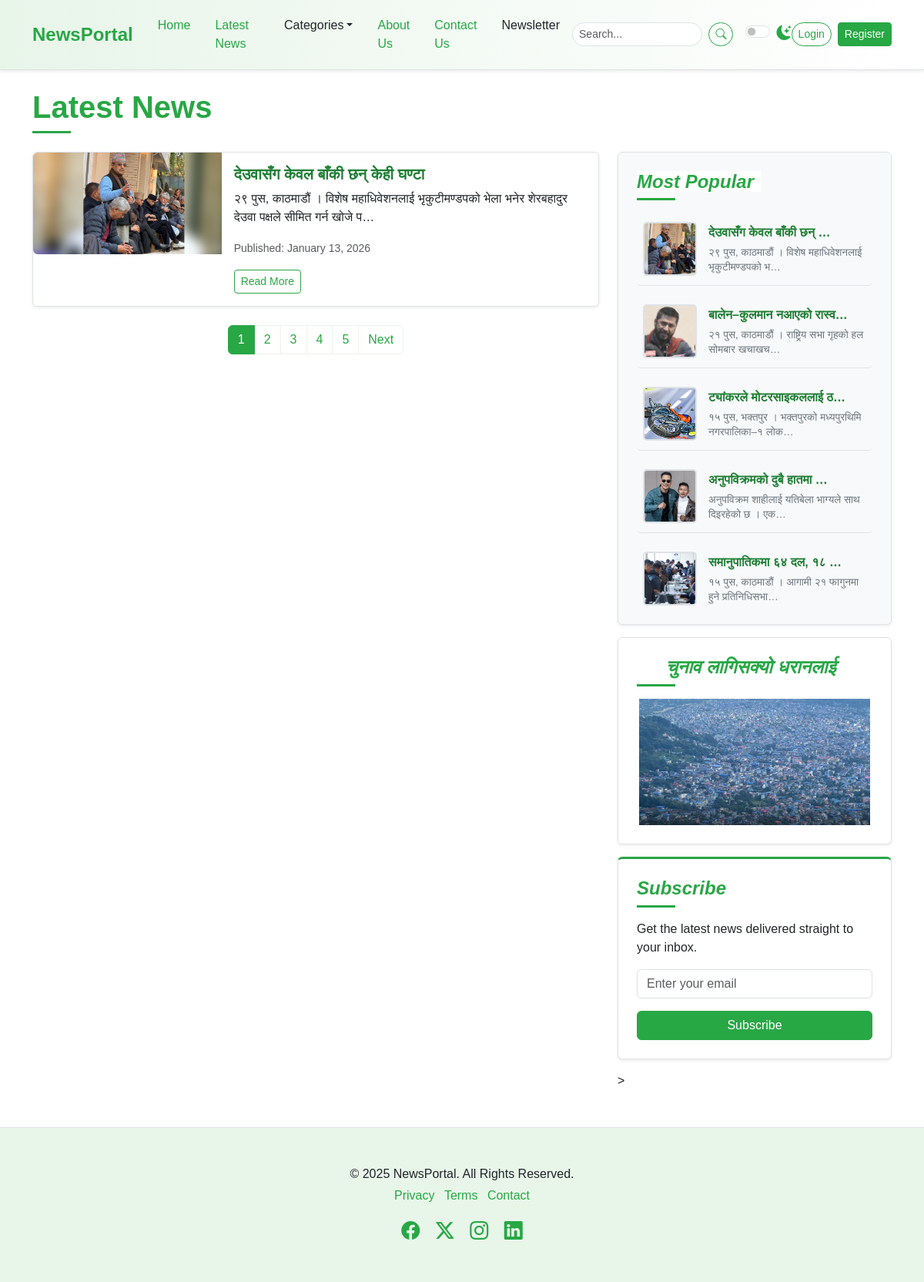
Page /post-by-category/1/ on the committed database.
### news_app/models.py (models this page shows, shortened)
class TimeStampModel(models.Model):
    created_at = models.DateTimeField(auto_now_add=True)
    updated_at = models.DateTimeField(auto_now_add=True)
    class Meta:
        abstract = True

class Post(TimeStampModel):
    STATUS_CHOICES = [
        ("active", "Active"),
        ("inactive", "Inactive"),
    ]
    title = models.CharField(max_length=200)
    content = models.TextField()
    feature_image= models.ImageField(upload_to="post_image/%Y/%m/%d", blank=False)
    author = models.ForeignKey("auth.user", on_delete=models.CASCADE)
    status = models.CharField(max_length=20,choices=STATUS_CHOICES, default="active")
    views_count = models.PositiveBigIntegerField(default=0)
    is_breaking_news= models.BooleanField(default=False)
    published_at = models.DateTimeField(null=True, blank=True)
    category = models.ForeignKey(Category, on_delete=models.CASCADE)
    tag= models.ManyToManyField(Tag)

class Advertisement(TimeStampModel):
    title = models.CharField(max_length = 100)
    image = models.ImageField(upload_to = "advertisements/%Y/%m/%d", blank = False)

### news_app/views.py (the view)
class PostByCategoryView(SidebarMixin, ListView):
    model = Post
    template_name = 'newsportal/list/list.html'
    context_object_name = 'posts'
    paginate_by = 1
    def get_queryset(self):
        query = super().get_queryset()
        query = query.filter(
            published_at__isnull=False,
            status='active',
            category__id=self.kwargs["category_id"],
        ).order_by("-published_at")
        return query

### news_app/nav.py (called while the page is built)
def nav(request):
    categories = Category.objects.all()[:4]
    return {"categories": categories}

### news_app/views.py (called while the page is built)
    def get_context_data(self, **kwargs):
        context = super().get_context_data(**kwargs)
        context["popular_posts"] = Post.objects.filter(
            published_at__isnull=False, status="active"
        ).order_by("-published_at")[:5]
        context["advertisement"] = (
            Advertisement.objects.all().order_by("-created_at").first()
        )
        return context

### templates/newsportal/list/list.html
{% extends "newsportal/base.html" %}
{% block content %}
    <div class="container mt-4">
      <h1 class="mb-4 section-title">
        <span>Latest News</span>
      </h1>
      <div class="row">
        <div class="col-lg-8">
         {% include "newsportal/list/left/post_list.html" %}
          {% include "newsportal/list/left/pagination.html" %}
        </div>
        <div class="col-lg-4">
          <div class="position-sticky sticky-sidebar-offset">
            {% include "newsportal/home/right/most_popular.html" %}
            {% include "newsportal/home/right/advertisement.html" %}
            {% include "newsportal/home/right/newsletter.html" %}
>
          </div>
        </div>
      </div>
    </div>
{% endblock content %}

### templates/newsportal/list/left/post_list.html
{% for post in posts %}
          <div class="card mb-4 shadow-sm news-list-item">
            <div class="row g-0">
              <div class="col-md-4">
                <img src="{{ post.feature_image.url }}"
                     width="300"
                     height="250"
                     class="img-fluid rounded-start"
                     alt="News 1" />
              </div>
              <div class="col-md-8">
                <div class="card-body">
                  <h5 class="card-title">{{ post.title }}</h5>
                  <p class="card-text">
                    {{ post.content|truncatechars:100 }}
                  </p>
                  <p class="card-text">
                    <small class="text-muted">Published: {{ post.published_at|date:"F j, Y" }}</small>
                  </p>
                  <a href="{% url 'post-detail' post.pk %}" class="btn btn-outline-success btn-sm">Read More</a>
                </div>
              </div>
            </div>
          </div>
{% endfor %}

### templates/newsportal/home/right/most_popular.html
<div class="p-4 mb-3 bg-light rounded sidebar-widget shadow-sm">
  <h4 class="fst-italic section-title">
    <span>Most Popular</span>
  </h4>
  <ul class="list-unstyled mb-0 popular-list">
    {% for post in popular_posts %}
      <li>
        <img src="{{ post.feature_image.url }}"
             alt="Popular 1"
             width="70"
             height="70" />
        <div>
          <a href="{% url 'post-detail' post.pk %}" class="popular-title-link">{{ post.title|truncatechars:24 }}</a>
          <p class="popular-description">{{ post.content|striptags|truncatechars:53 }}</p>
        </div>
      </li>
    {% endfor %}
  </ul>
</div>

### templates/newsportal/home/right/advertisement.html
            <div class="p-4 mb-3 rounded sidebar-widget shadow-sm text-center">
              <h4 class="fst-italic section-title">
                <span>{{ advertisement.title }}</span>
              </h4>
              <img src="{{ advertisement.image.url }}"
                   width="300"
                   height="250"
                   class="img-fluid"
                   alt="Advertisement" />
            </div>

### static/css/style.css (style rules this page uses)
:root { --primary-green: #28a745; --light-green: #e8f5e9; --dark-green: #1e7e34; --accent-green: #5cb85c; --text-color-light: #212529; --text-color-dark: #f8f9fa; --bg-light: #ffffff; --bg-dark: #212529; --card-bg-light: #ffffff; --card-bg-dark: #343a40; --border-color-light: #dee2e6; --border-color-dark: #495057; --shadow-sm: 0 0.125rem 0.25rem rgba(0, 0, 0, 0.075); --shadow: 0 0.5rem 1rem rgba(0, 0, 0, 0.15); --transition-speed: 0.3s ease; }
body { font-family: "Poppins", sans-serif; background-color: var(--bg-light); color: var(--text-color-light); transition: background-color var(--transition-speed), color var(--transition-speed); }
.section-title { position: relative; padding-bottom: 10px; margin-bottom: 20px; font-weight: 600; color: var(--primary-green); }
.section-title span { position: relative; z-index: 1; background-color: var(--bg-light); padding-right: 10px; }
.section-title::after { content: ""; position: absolute; left: 0; bottom: 0; width: 50px; height: 3px; background-color: var(--primary-green); }
.card { border: 1px solid var(--border-color-light); transition: box-shadow var(--transition-speed), transform var(--transition-speed); background-color: var(--card-bg-light); color: var(--text-color-light); }
.card-title { color: var(--dark-green); font-weight: 600; }
.news-list-item { transition: box-shadow var(--transition-speed), background-color var(--transition-speed); }
.sidebar-widget { background-color: var(--card-bg-light); border: 1px solid var(--border-color-light); padding: 1.5rem !important; }
.sidebar-widget h4 { color: var(--primary-green); margin-bottom: 1rem; }
.popular-list li { display: flex; align-items: center; margin-bottom: 0.75rem; padding: 0.75rem 0.5rem; border-bottom: 1px solid var(--border-color-light); transition: background-color var(--transition-speed); border-radius: 5px; }
.popular-list li:last-child { border-bottom: none; margin-bottom: 0; padding-bottom: 0; }
.popular-list img { width: 70px; height: 70px; object-fit: cover; border-radius: 5px; margin-right: 15px; flex-shrink: 0; border: 2px solid var(--border-color-light); }
.popular-list li div { display: flex; flex-direction: column; justify-content: center; flex-grow: 1; }
.popular-list .popular-title-link { text-decoration: none; color: var(--dark-green); font-weight: 600; margin-bottom: 0.25rem; display: block; transition: color var(--transition-speed); }
.popular-list .popular-description { font-size: 0.85rem; color: #6c757d; margin-bottom: 0; line-height: 1.4; }
.popular-list a { text-decoration: none; color: var(--text-color-light); transition: color var(--transition-speed); flex-grow: 1; }
.btn-outline-success { color: var(--primary-green); border-color: var(--primary-green); transition: background-color var(--transition-speed), color var(--transition-speed); }
.sticky-sidebar-offset { top: 6rem; }

### rows in the picture
Post: feature_image (picture), title "देउवासँग केवल बाँकी छन् केही घण्टा", content "२९ पुस, काठमाडौं । विशेष महाधिवेशनलाई भृकुटीमण्डपको भेला भनेर शेरबहादुर देउवा पक्षले सीमित गर्न खोजे प…", published_at "January 13, 2026", title "देउवासँग केवल बाँकी छन् …", content "२९ पुस, काठमाडौं । विशेष महाधिवेशनलाई भृकुटीमण्डपको भ…"
Post: feature_image (picture), title "बालेन–कुलमान नआएको रास्व…", content "२१ पुस, काठमाडौं । राष्ट्रिय सभा गृहको हल सोमबार खचाखच…"
Post: feature_image (picture), title "ट्यांकरले मोटरसाइकललाई ठ…", content "१५ पुस, भक्तपुर । भक्तपुरको मध्यपुरथिमि नगरपालिका–१ लोक…"
Post: feature_image (picture), title "अनुपविक्रमको दुबै हातमा …", content "अनुपविक्रम शाहीलाई यतिबेला भाग्यले साथ दिइरहेको छ । एक…"
Post: feature_image (picture), title "समानुपातिकमा ६४ दल, १८ …", content "१५ पुस, काठमाडौं । आगामी २१ फागुनमा हुने प्रतिनिधिसभा…"
Advertisement: title "चुनाव लागिसक्यो धरानलाई", image (picture)

### other values in the picture
{{ i }} "1" "2" "3" "4" "5"
